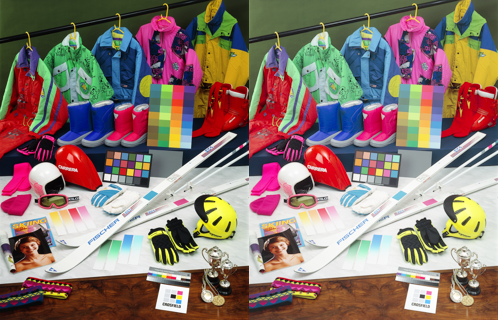
#> input picture 2 Gamma Correction/test_image/results/04_original.png, 498 x 320 px; its folder holds only this picture in this run
$ python SimulatingImgDimBack.py
#> lines starting #> are read from the running program, lines starting #| are printed output that depends on the picture
import os
import cv2
import numpy as np


def DeviceCharacteristicModeling(M, R, gr, gg, gb):
    res = np.matmul(M, np.array([R[2]**gr, R[1]**gg, R[0]**gb]))
    return res

if __name__ == '__main__':
    imgDir = 'test_image/results'
    outDir = 'test_image/low_results'
    allFiles = os.listdir(imgDir)

    ## The Estimated Display Parameters
    # the full-backlight display (subscript f)
    gamma_rf, gamma_gf, gamma_bf = 2.4767, 2.4286, 2.3792
    Mf = np.array([[95.57, 64.67, 33.01], [49.49, 137.29, 14.76], [0.44, 27.21, 169.83]])

    # the low-backlight display (subscript l)
    gamma_rl, gamma_gl, gamma_bl = 2.2212, 2.1044, 2.1835
    Ml = np.array([[4.61, 3.35, 1.78], [2.48, 7.16, 0.79], [0.28, 1.93, 8.93]])

    for file in allFiles:
        #if '01' not in file: continue
        print('=== start', file, 'image ===')
        img = cv2.imread(os.path.join(imgDir, file))
#> img is the input picture: shape (320, 498, 3); mean B, G, R 111.2, 118.9, 138.7
        imgDim = np.ones(img.shape, dtype=np.uint8)

        m, n, o = img.shape
#> m = 320; n = 498; o = 3
        for i in range(m):
            for j in range(n):
                # Change to XYZ with Low-backlight Display Model
                bgr = img[i, j, :].astype(np.float16) / 255
                xyz = DeviceCharacteristicModeling(Ml, bgr, gamma_rl, gamma_gl, gamma_bl)
                # Change to RGB with Full-backlight Dispaly Model
                xyzinv = np.matmul(np.linalg.inv(Mf), xyz)
                bgr[0] = xyzinv[2] ** (1 / gamma_rl)
                bgr[1] = xyzinv[1] ** (1 / gamma_gl)
                bgr[2] = xyzinv[0] ** (1 / gamma_bl)

                imgDim[i, j, :] = (bgr * 255).astype(np.uint8)
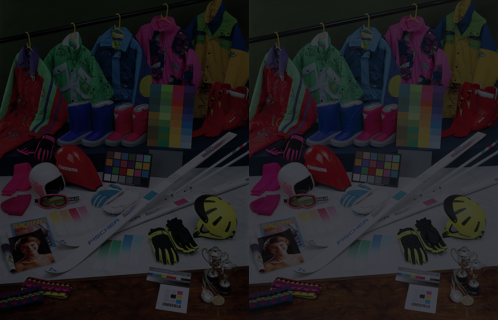
#> imgDim: shape (320, 498, 3); mean B, G, R 31.5, 29.5, 33.2

        # Show Results
        '''
        cv2.imshow('Comparison', cv2.vconcat([img, imgDim]))
        cv2.waitKey(0)
        '''

        # Save Results
        outPath = os.path.join(outDir, file)
        cv2.imwrite(outPath, cv2.vconcat([img, imgDim]))
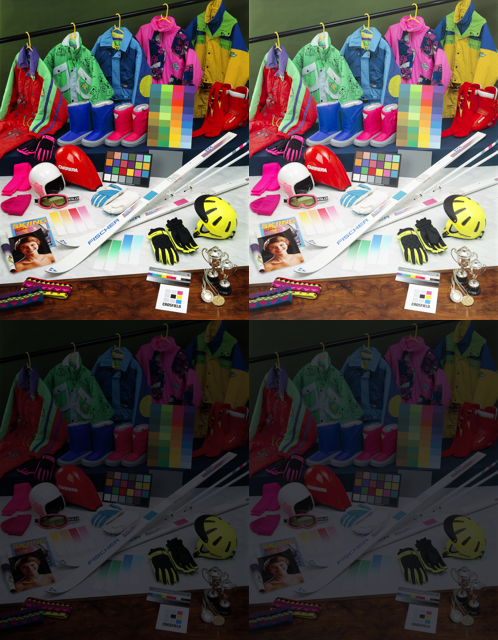
#> saved as 04_original.png: shape (640, 498, 3); mean B, G, R 71.3, 74.2, 86

$ run again, on 2 Gamma Correction/test_image/results/06_original.png
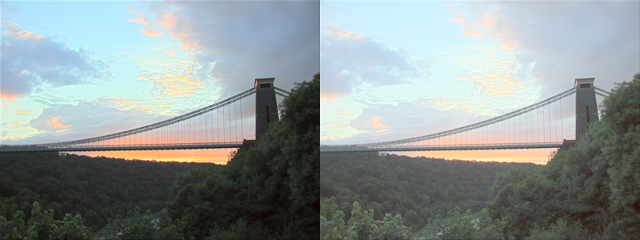
#> input picture 2 Gamma Correction/test_image/results/06_original.png, 640 x 240 px
#> img is the input picture: shape (240, 640, 3); mean B, G, R 150, 150.1, 141.1
#> after the loop `for i in range(m):`:
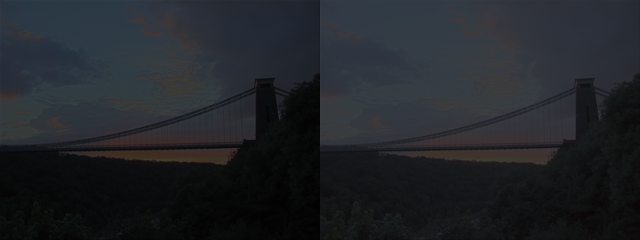
#> imgDim: shape (240, 640, 3); mean B, G, R 41.1, 36.7, 33.7
#> `cv2.imwrite(outPath, cv2.vconcat([img, imgDim]))`:
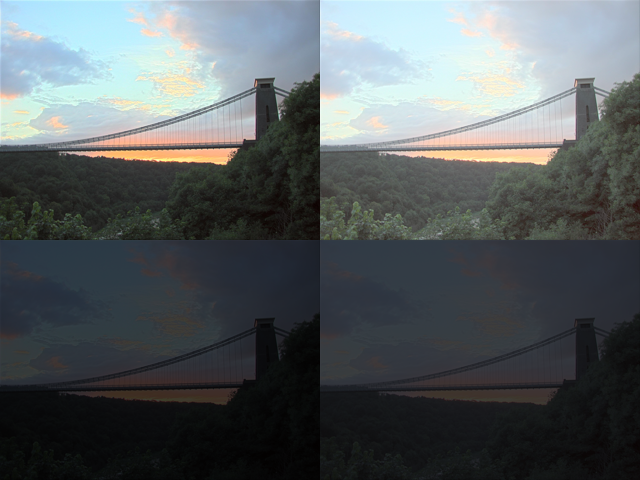
#> saved as 06_original.png: shape (480, 640, 3); mean B, G, R 95.5, 93.4, 87.4
